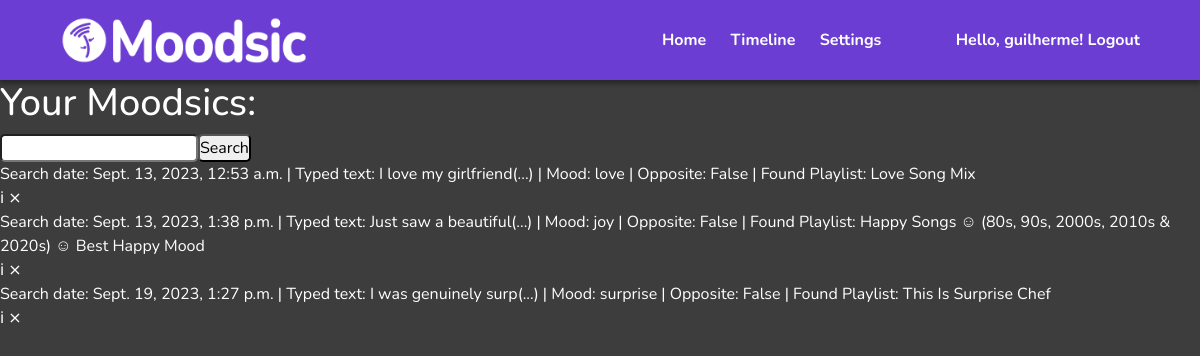
/timeline/ (signed in), run on an earlier commit of the app's database.
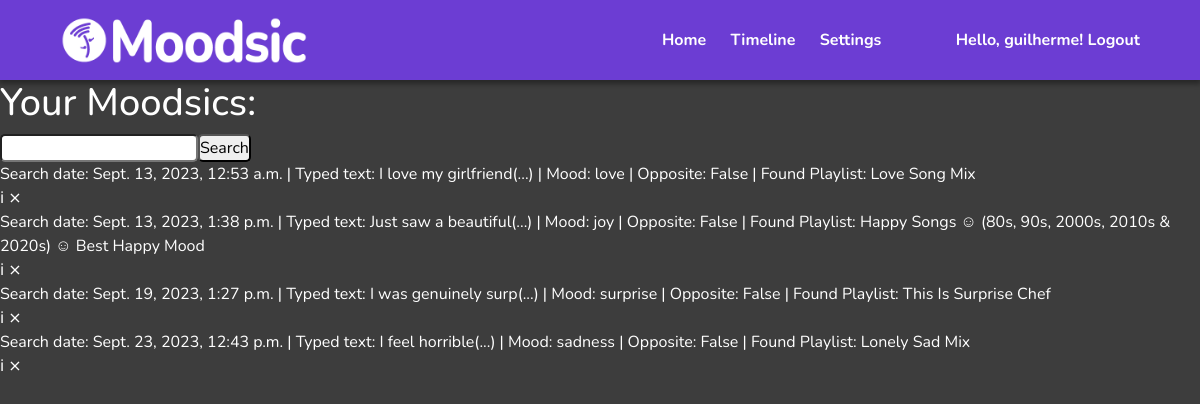
And on a later commit of the database.
### Moodsic/models.py (models this page shows, shortened)
class Moodsic(models.Model):
    user = models.ForeignKey(User, on_delete = models.CASCADE, null = True, blank = True)
    playlist = models.ForeignKey(Playlist, on_delete= models.CASCADE, null = True, blank= True)
    mood = models.CharField(max_length = 30)
    typedText = models.CharField(max_length= 600)
    searchDate = models.DateTimeField(auto_now_add=True, auto_now=False)
    opposite = models.BooleanField()

class Playlist(models.Model):
    title = models.CharField(max_length = 300)
    description = models.CharField(max_length = 600)
    owner = models.CharField(max_length=300)
    link = models.CharField(max_length=300)
    image = models.CharField(max_length=300)

### Moodsic/views.py (the view)
# urls.py: path('timeline/', TimelineView.as_view(), name='timeline'),
class TimelineView(LoginRequiredMixin, ListView):
    model = Moodsic
    template_name = 'Moodsic/timeline.html'
    context_object_name = 'moodsics'
    success_url = reverse_lazy('timeline')
    def get_context_data(self, **kwargs):
        context = super().get_context_data(**kwargs)
        context['moodsics'] = context['moodsics'].filter(user = self.request.user)
        return context

### Moodsic/templates/Moodsic/timeline.html (shortened to what this page needs)
{% load static %}
<!DOCTYPE html>
<html lang="en">
<head>
    <link href="https://cdn.jsdelivr.net/npm/bootstrap@5.3.2/dist/css/bootstrap.min.css" rel="stylesheet">
    <link rel="stylesheet" href="{% static 'Moodsic/css/styles.css' %}">
</head>
<body>
    {% include 'Moodsic/header.html' %}
    <h2 class="timeline-text">Your Moodsics:</h2>
    <div id="search-add-wrapper">
        <form method="GET" style="display: flex;">
            <input id="search_text" type="text" name="search-area" value="{{search_input}}">
            <input class="button" type="submit" value="Search">
        </form>
        <div class="timeline-items-wrapper">
            {% for moodsic in moodsics %}
                <div class="moodsic-wrapper" role="button" onclick="location.href='{% url "moodsic-details" pk=moodsic.id %}'">
                    <div class ="moodsic-descricao">
                        <span>Search date: </span> {{moodsic.searchDate}} |
                        <span>Typed text: </span> {{moodsic.typedText|slice:":20"}}(...) |
                        <span>Mood: </span> {{moodsic.mood}} |
                        <span>Opposite: </span> {{moodsic.opposite}} |
                        <span>Found Playlist: </span> {{moodsic.playlist.title}}
                    </div>
                    <div class = "moodsic-buttons">
                        <a class="details-link" href="{% url 'moodsic-details' pk=moodsic.id %}">&#08505;</a>
                        <a class="delete-link" href="{% url 'moodsic-delete' pk=moodsic.id %}">&#10799;</a>
                    </div>
                </div>
            {% empty %}
            <div class="moodsic-wrapper">
                <h3>No Moodsics found.</h3>
                <h4>Save some Moodsics or change or search terms.</h4>
            </div>
            {% endfor %}
        </div>
    </div>
</body>
</html>

What changed in the data, as far as the page shows it:
added Moodsic: searchDate "Sept. 23, 2023, 12:43 p.m.", typedText "I feel horrible", mood "sadness", opposite "False", playlist "Lonely Sad Mix"
